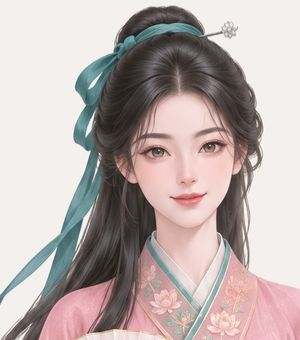
#> input picture dev/art/face-pages/faces/c17.jpg, 300 x 340 px, given as the content of the folder faces/c17.jpg, which was not available
$ python crop_kho.py faces/c17.jpg
#> lines starting #> are read from the running program, lines starting #| are printed output that depends on the picture
#!/usr/bin/env python3
"""crop 32 Kho/m13 raw cut PNGs (/tmp/.../raw/<id>.png, from Magnific cut ids in FACE_MAP_L703/FACE_CUTS_L703) to 300x340 face jpgs in faces/."""
import sys,os
from PIL import Image
import numpy as np
raw=sys.argv[1]; D=os.path.join(os.path.dirname(os.path.abspath(__file__)),'faces')
for f in sorted(os.listdir(raw)):
    k=f[:-4]; im=Image.open(f'{raw}/{f}').convert('RGBA'); a=np.array(im)[:,:,3]>40
#> after `a = np.array(im)[:, :, 3] > 40`: a: shape (340, 300) bool; every value is 1
    rows=np.where(a.any(1))[0]; y0=rows[0]; band=a[y0+200:y0+380]; cols=np.where(band.any(0))[0]
#> after `rows = np.where(a.any(1))[0]`: rows = 340 values from 0 to 339
#> after `y0 = rows[0]`: y0 = 0
#> after `band = a[y0 + 200:y0 + 380]`: band: shape (140, 300) bool; every value is 1
#> after `cols = np.where(band.any(0))[0]`: cols = 300 values from 0 to 299
    cx=int((cols[0]+cols[-1])/2) if len(cols) else 512
#> cx = 149
    W=460;H=int(W*340/300); x0=max(0,min(1024-W,cx-W//2)); top=max(0,y0-10)
#> after `x0 = max(0, min(1024 - W, cx - W // 2))`: x0 = 0
#> after `top = max(0, y0 - 10)`: top = 0
    bg=Image.new('RGBA',im.size,(244,240,238,255)); bg.alpha_composite(im)
#> after `bg = Image.new('RGBA', im.size, (244, 240, 238, 255))`:
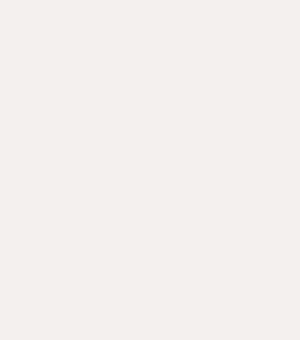
#> bg: PIL image 300x340 RGBA; mean R, G, B, A 244, 240, 238, 255
    bg.crop((x0,top,x0+W,top+H)).convert('RGB').resize((300,340),Image.LANCZOS).save(f'{D}/{k}.jpg',quality=80)
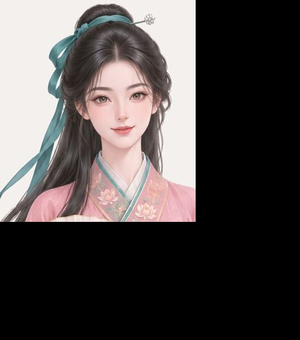
#> saved as c17.jpg: PIL image 300x340 RGB; mean R, G, B 79.7, 74.4, 73.6
